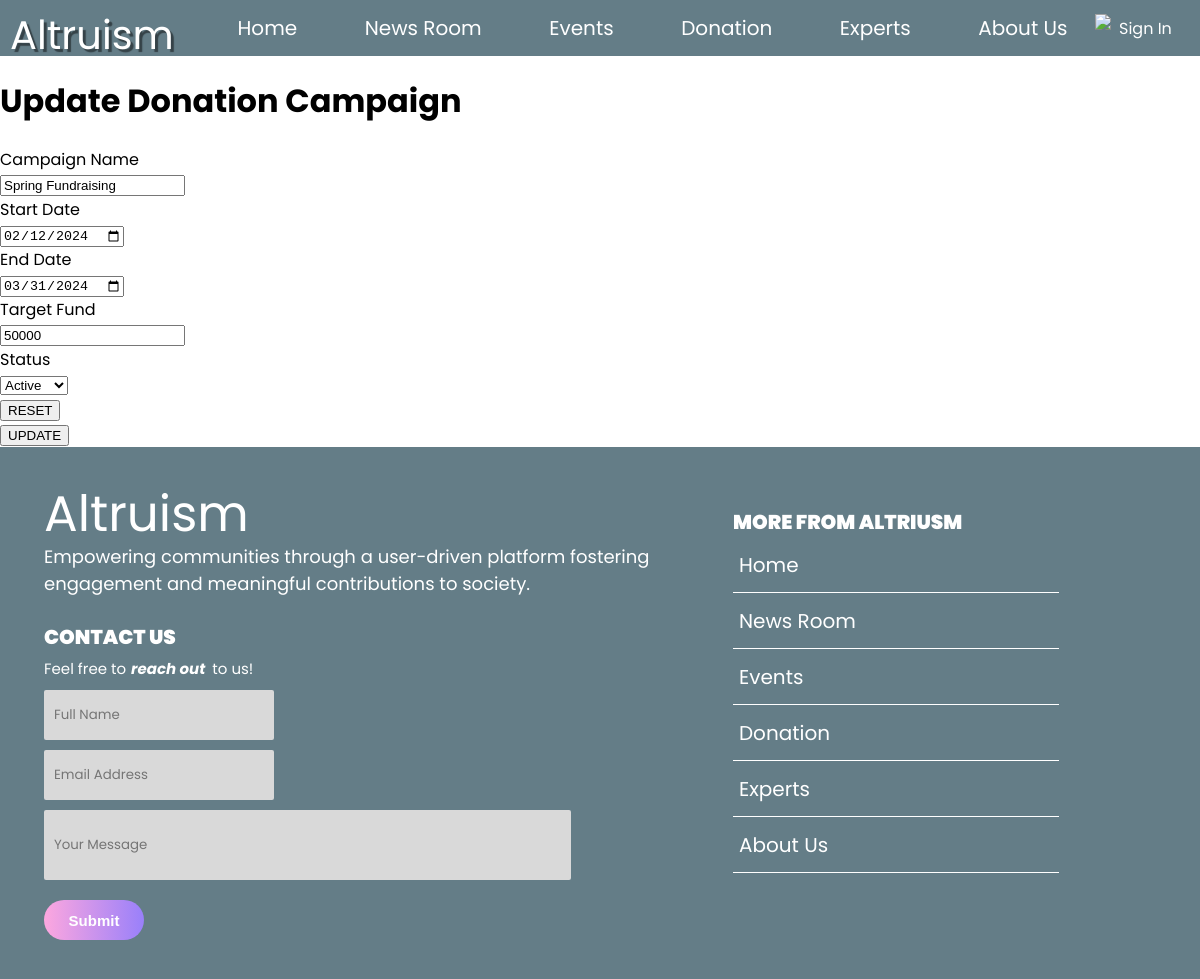
/Donation_Update.php?d_id=1, run on the app's committed database.
### tables this page shows
CREATE TABLE `donation` (
  `donation_id` int(10) NOT NULL,
  `campaign_name` varchar(256) NOT NULL,
  `target_fund` int(10) NOT NULL,
  `start_date` datetime NOT NULL,
  `end_date` datetime DEFAULT NULL,
  `user_id` int(20) NOT NULL,
  `d_status` varchar(10) NOT NULL
);

### Donation_Update.php (the view, shortened to what this page needs)
<?php
  include "Login-Page/db_conn.php";
  include "Header.php";
  $d_id = $_GET['d_id'];
  $sql = "SELECT * FROM donation WHERE donation_id = '$d_id'";
  $result = mysqli_query($conn, $sql);
  $row = mysqli_fetch_assoc($result);
?>
<!DOCTYPE html>
<head>
  <link rel="stylesheet" href="styles/styles.css">
</head>
<body>
    <h1>Update Donation Campaign</h1>
    <form id="update-donation-form" action="Donation_UpdateProcess.php" method="post">
      <div class="login-form-container">
        <div class="username-input-box">
              Campaign Name
              <div class="username-input">
                  <input name="campaign_name" type="text" value="<?php echo $row['campaign_name']; ?>" required>
              </div>
          </div>
          <div class="username-input-box">
              Start Date
              <div class="username-input">
                  <input name="campaign_startDate" type="Date" value="<?php echo date('Y-m-d', strtotime($row['start_date'])); ?>" required>
              </div>
          </div>
          <div class="username-input-box">
              End Date
              <div class="username-input">
                  <input name="campaign_endDate" type="Date" value="<?php echo date('Y-m-d', strtotime($row['end_date']));?>" required>
              </div>
          </div>
          <div class="username-input-box">
              Target Fund
              <div class="username-input">
                  <input name="target_fund" type="number" value="<?php echo $row['target_fund']; ?>" required>
              </div>
          </div>
          <div class="password-input-box">
              Status
              <div class="password-input">
                  <select name="status">
                    <?php if ($row['d_status'] == 'active') { ?>
                    <option value="active" selected>Active</option>
                    <?php } else { ?>
                      <option value="active">Active</option>
                      <option value="inactive" selected>Inactive</option>
                    <?php } ?>
                  </select>
              </div>
          </div>
          <div class="login-button-container">
              <button type="reset">
                  RESET
              </button>
          </div>
          <div class="login-button-container">
              <button type="submit">
                  UPDATE
              </button>
          </div>
      </div>
  </form>
</body>
</html>
<?php include "Footer.php"?>

### styles/General.css (style rules this page uses)
body { font-family: League Gothic, Poppins; margin: 0; }

### data on the page
donation: campaign_name "Spring Fundraising", campaign_startDate "02/12/2024", campaign_endDate "03/31/2024", target_fund "50000", status "Active"
